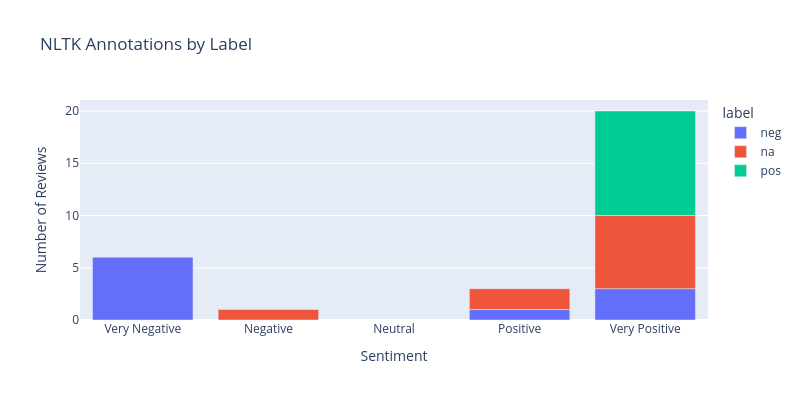

The notebook cell this image was saved under:
### Markdown cell above
##### C2) Distribution of categories grouped by labels

Repeat the visualization above, this time grouped and color-coded by the `neg`, `pos` and `unsup` labels.

### Code cell
# Your code for visualizing all annotations, grouped by labels:
grouped = df_nltk.groupby(['binned', 'label'], observed=True).size().reset_index(name='frequency')

fig = px.bar(grouped, x='binned', y='frequency', color='label',
             title='NLTK Annotations by Label',
             category_orders={'binned': labels},
             labels={'binned': 'Sentiment', 'frequency': 'Number of Reviews'},
             width=800, height=400)
fig.show()

### Figure 1 — Plotly figure (JSON) as saved in the notebook; plotly's stock layout.template omitted (floating-point values rounded to 4 significant figures)
{"data": [{"hovertemplate": "label=neg<br>Sentiment=%{x}<br>Number of Reviews=%{y}<extra></extra>", "legendgroup": "neg", "marker": {"color": "#636efa", "pattern": {"shape": ""}}, "name": "neg", "orientation": "v", "showlegend": true, "textposition": "auto", "type": "bar", "x": ["Very Negative", "Positive", "Very Positive"], "xaxis": "x", "y": [6, 1, 3], "yaxis": "y"}, {"hovertemplate": "label=na<br>Sentiment=%{x}<br>Number of Reviews=%{y}<extra></extra>", "legendgroup": "na", "marker": {"color": "#EF553B", "pattern": {"shape": ""}}, "name": "na", "orientation": "v", "showlegend": true, "textposition": "auto", "type": "bar", "x": ["Negative", "Positive", "Very Positive"], "xaxis": "x", "y": [1, 2, 7], "yaxis": "y"}, {"hovertemplate": "label=pos<br>Sentiment=%{x}<br>Number of Reviews=%{y}<extra></extra>", "legendgroup": "pos", "marker": {"color": "#00cc96", "pattern": {"shape": ""}}, "name": "pos", "orientation": "v", "showlegend": true, "textposition": "auto", "type": "bar", "x": ["Very Positive"], "xaxis": "x", "y": [10], "yaxis": "y"}], "layout": {"barmode": "relative", "height": 400, "legend": {"title": {"text": "label"}, "tracegroupgap": 0}, "title": {"text": "NLTK Annotations by Label"}, "width": 800, "xaxis": {"anchor": "y", "categoryarray": ["Very Negative", "Negative", "Neutral", "Positive", "Very Positive"], "categoryorder": "array", "domain": [0, 1], "title": {"text": "Sentiment"}}, "yaxis": {"anchor": "x", "domain": [0, 1], "title": {"text": "Number of Reviews"}}}}
